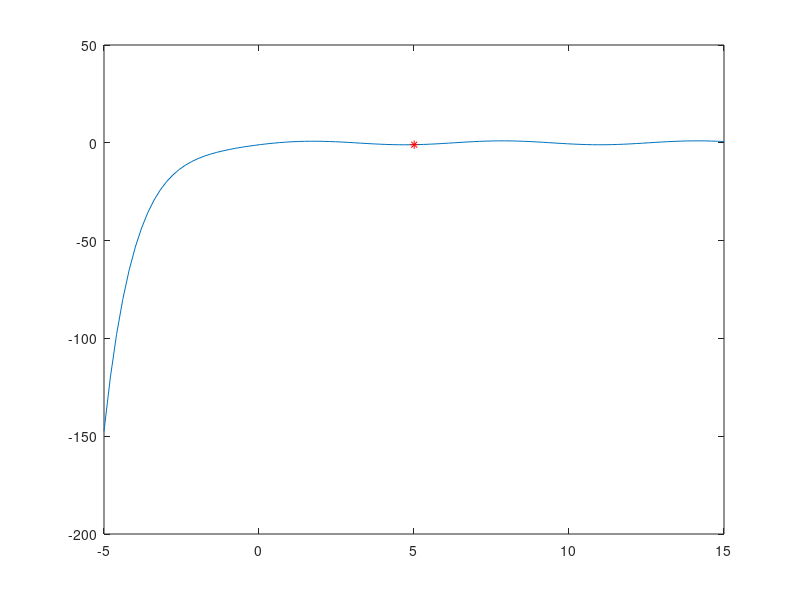

This figure's MATLAB source:
f = @(x) sin(x) - exp(-x);
f_dash = @(x) cos(x) + exp(x);
x1 = input('Enter the first condition ');
prec = input('Enter the precision upto which you want to calculate ');



x2 = x1 - (f(x1)/f_dash(x1)) ;

while abs(f(x2)) > prec
    x1 = x2;
    x2 = x1 - (f(x1)/f_dash(x1));
    fprintf("for now x2 is %d and f(%d) is %d\n", x2, x2, f(x2));
end

fprintf("The root obtained by the solution is %d\n", x2);

x = linspace(x1-10, x1+10, 100);
for i=1:100
    y(i) = f(x(i));
end
plot(x, y);
hold on
plot(x2, f(x2), 'r*');

        